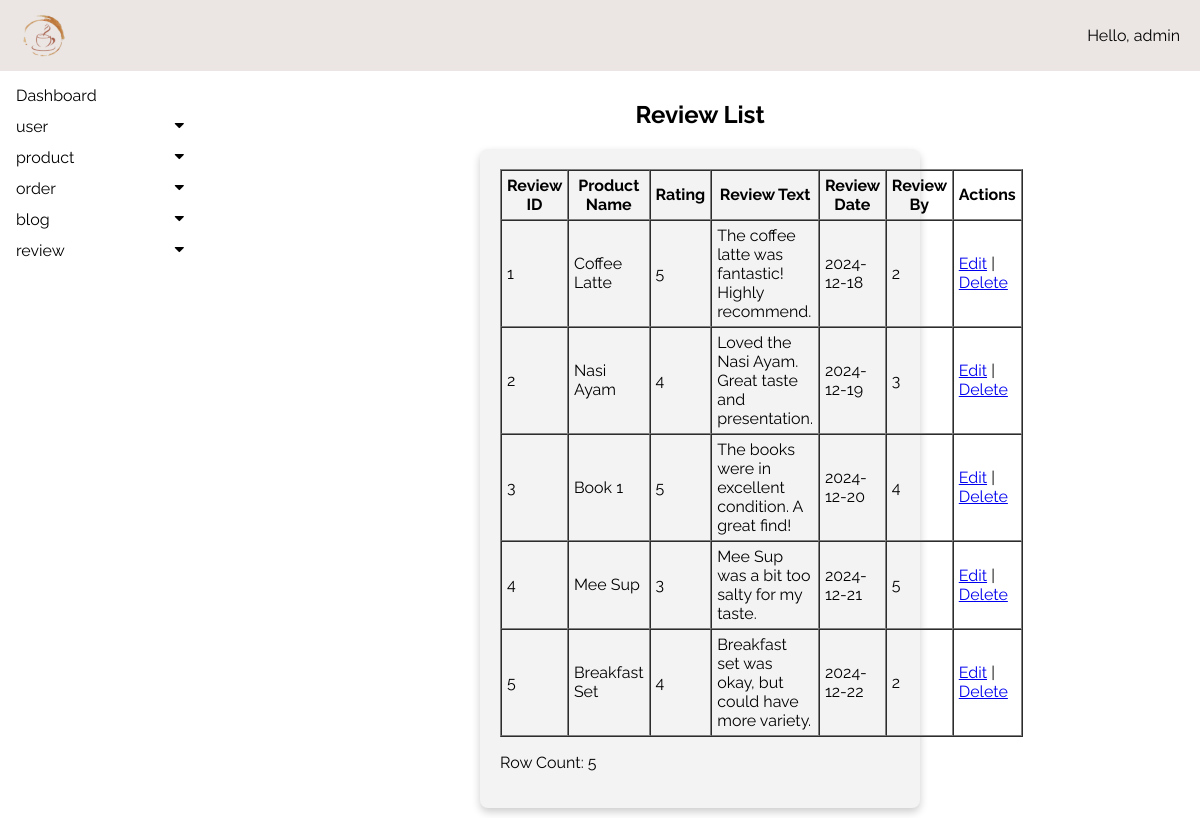
Screenshot of /admin/modules/reviews/viewReviews.php with the database file from the repository.
### tables this page shows
CREATE TABLE `review` (
  `reviewID` int(11) NOT NULL,
  `reservationID` int(11) NOT NULL,
  `reviewText` text NOT NULL,
  `rating` int(11) NOT NULL,
  `productID` int(11) NOT NULL,
  `reviewBy` int(11) NOT NULL,
  `reviewDate` date NOT NULL DEFAULT current_timestamp()
);

CREATE TABLE `product` (
  `productID` int(11) NOT NULL,
  `productName` varchar(100) NOT NULL,
  `productImg` varchar(100) NOT NULL,
  `categoryID` int(11) NOT NULL,
  `productQty` int(11) NOT NULL,
  `productPrice` decimal(8,2) NOT NULL
);

### admin/modules/reviews/viewReviews.php (the view, shortened to what this page needs)
<?php
include("../../config/config.php");
?>
<!DOCTYPE html>
<html lang="en">
<head>
    <link rel="stylesheet" href="https://cdnjs.cloudflare.com/ajax/libs/font-awesome/4.7.0/css/font-awesome.min.css">
    <link rel="stylesheet" type="text/css" href="<?php echo ADMIN_BASE_URL; ?>/css/admin.css">
</head>
<body>
    <div class="topNav">
        <div class="logo-container">
            <a href="http://localhost/ppms/admin/"><img src="http://localhost/ppms/img/icon.png" alt="logo"
                    class="logo"></a>
        </div>
        <div>
            <p>Hello, admin</p>
        </div>
    </div>
    <?php include("../../includes/sideNav.php"); ?>
    <div class="main">
        <h2 style="text-align: center;">Review List</h2>
        <div class="rowform">
            <?php
            $sql_review = "SELECT r.reviewID, r.reviewText, r.rating, r.reviewDate,
                           r.productID, p.productName, r.reviewBy, r.reservationID
                           FROM review r
                           JOIN product p ON r.productID = p.productID
                           ORDER BY r.reviewID ASC";
            $result = mysqli_query($conn, $sql_review);
            $rowcount = mysqli_num_rows($result);
            if ($rowcount > 0) {
                echo "<table border='1' cellpadding='5' cellspacing='0' width='100%'>";
                echo "<tr>";
                echo "<th>Review ID</th>";
                echo "<th>Product Name</th>";
                echo "<th>Rating</th>";
                echo "<th>Review Text</th>";
                echo "<th>Review Date</th>";
                echo "<th>Review By</th>";
                echo "<th>Actions</th>";
                echo "</tr>";
                while ($row = mysqli_fetch_assoc($result)) {
                    echo "<tr>";
                    echo "<td>" . htmlspecialchars($row["reviewID"]) . "</td>";
                    echo "<td>" . htmlspecialchars($row["productName"]) . "</td>";
                    echo "<td>" . htmlspecialchars($row["rating"]) . "</td>";
                    echo "<td>" . htmlspecialchars($row["reviewText"]) . "</td>";
                    echo "<td>" . htmlspecialchars($row["reviewDate"]) . "</td>";
                    echo "<td>" . htmlspecialchars($row["reviewBy"]) . "</td>";
                    echo "<td>";
                    echo "<a href='editReviews.php?id=" . urlencode($row["reviewID"]) . "'>Edit</a> | ";
                    echo "<a href='?action=delete&id=" . urlencode($row["reviewID"]) . "' onclick='return confirm(\"Are you sure you want to delete this review?\");'>Delete</a>";
                    echo "</td>";
                    echo "</tr>";
                }
                echo "</table>";
                echo "<p>Row Count: $rowcount</p>";
            } else {
                echo "<p>No reviews found.</p>";
            }
            ?>
        </div>
    </div>
</body>
</html>

### admin/css/admin.css (style rules this page uses)
body { font-family: "Raleway", sans-serif; margin: 0; padding: 0; background-color: white; }
.topNav { display: flex; justify-content: space-between; align-items: center; background-color:#ebe6e4; color: black; padding: 10px 20px; position: fixed; top: 0; left: 0; width: 100%; z-index: 2; box-sizing: border-box; }
.topNav img { height: 50px; }
.topNav a { color: black; text-decoration: none; font-size: 16px; display: flex; align-items: center; }
.main { margin-top: 70px; margin-left: 200px; padding: 10px 10px; }
.rowform { max-width: 400px; padding: 20px; background-color: #f3f3f3; border-radius: 8px; box-shadow: 0 4px 8px rgba(0, 0, 0, 0.2); margin: auto; }

### rows the page displays
review: reviewID "1", productID.productName "Coffee Latte", rating "5", reviewText "The coffee latte was fantastic! Highly recommend.", reviewDate "2024-12-18", reviewBy "2"
review: reviewID "2", productID.productName "Nasi Ayam", rating "4", reviewText "Loved the Nasi Ayam. Great taste and presentation.", reviewDate "2024-12-19", reviewBy "3"
review: reviewID "3", productID.productName "Book 1", rating "5", reviewText "The books were in excellent condition. A great find!", reviewDate "2024-12-20", reviewBy "4"
review: reviewID "4", productID.productName "Mee Sup", rating "3", reviewText "Mee Sup was a bit too salty for my taste.", reviewDate "2024-12-21", reviewBy "5"
review: reviewID "5", productID.productName "Breakfast Set", rating "4", reviewText "Breakfast set was okay, but could have more variety.", reviewDate "2024-12-22", reviewBy "2"

### other values shown
$rowcount "5"
